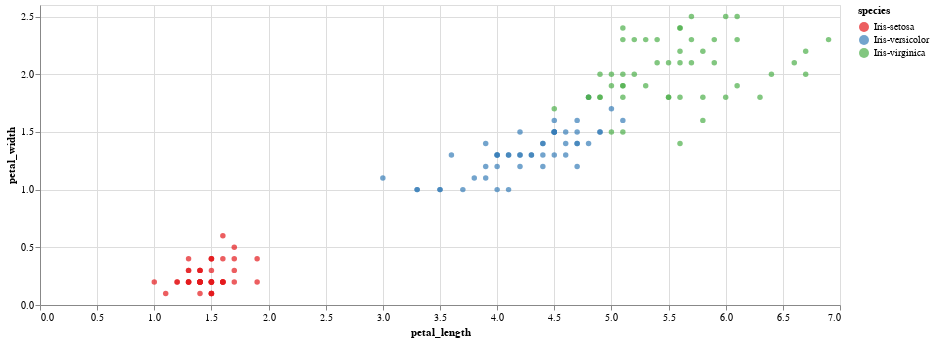

The notebook cell this image was saved under:
### Markdown cell above
## Part B: Visualize the Data

Use your preferred visualization library to create a scatterplot showing petal length vs petal width. You should plot each flower species as a different color on the scatter plot.

### Code cell
import altair as alt

# Using the "set1" color scheme to make the different colors more distinctive
# Altair uses vega color schemes: https://vega.github.io/vega/docs/schemes/#categorical
alt.Chart(flowers).mark_circle().encode(
    x='petal_length',
    y='petal_width',
    color=alt.Color('species', scale=alt.Scale(scheme='set1'))
).properties(
    width=800
)

### Figure 1 — Vega-Lite specification as saved in the notebook (floating-point values rounded to 4 significant figures; data arrays with more than 128 entries replaced by an {"elided": "..."} marker saying what was removed)
{"config": {"view": {"continuousWidth": 400, "continuousHeight": 300}}, "data": {"name": "data-2d94771ea62125b445223a5fc16e2995"}, "mark": "circle", "encoding": {"color": {"type": "nominal", "field": "species", "scale": {"scheme": "set1"}}, "x": {"type": "quantitative", "field": "petal_length"}, "y": {"type": "quantitative", "field": "petal_width"}}, "width": 800, "$schema": "https://vega.github.io/schema/vega-lite/v4.8.1.json", "datasets": {"data-2d94771ea62125b445223a5fc16e2995": {"elided": "150 records"}}}
